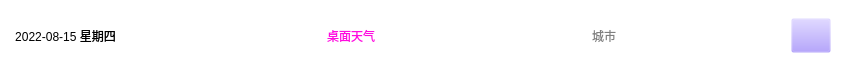
    <widget class="QWidget" name="widget_4" native="true">
     <property name="geometry">
      <rect>
       <x>0</x>
       <y>0</y>
       <width>851</width>
       <height>71</height>
      </rect>
     </property>
     <property name="styleSheet">
      <string notr="true">background-color: rgba(0, 170, 255,0);</string>
     </property>
     <layout class="QHBoxLayout" name="horizontalLayout_4">
      <property name="leftMargin">
       <number>15</number>
      </property>
      <property name="rightMargin">
       <number>20</number>
      </property>
      <item>
       <widget class="QLabel" name="lblDate">
        <property name="styleSheet">
         <string notr="true">font: 15pt &quot;Arial&quot;;
background-color: rgba(255, 255, 255,0);</string>
        </property>
        <property name="text">
         <string>2022-08-15 星期四</string>
        </property>
        <property name="alignment">
         <set>Qt::AlignCenter</set>
        </property>
       </widget>
      </item>
      <item>
       <spacer name="horizontalSpacer_3">
        <property name="orientation">
         <enum>Qt::Horizontal</enum>
        </property>
        <property name="sizeHint" stdset="0">
         <size>
          <width>40</width>
          <height>20</height>
         </size>
        </property>
       </spacer>
      </item>
      <item>
       <widget class="QLabel" name="label">
        <property name="styleSheet">
         <string notr="true">font: 22pt &quot;Viner Hand ITC&quot;;
color:rgb(255, 11, 223)</string>
        </property>
        <property name="text">
         <string>桌面天气</string>
        </property>
        <property name="alignment">
         <set>Qt::AlignCenter</set>
        </property>
       </widget>
      </item>
      <item>
       <spacer name="horizontalSpacer_4">
        <property name="orientation">
         <enum>Qt::Horizontal</enum>
        </property>
        <property name="sizeHint" stdset="0">
         <size>
          <width>40</width>
          <height>20</height>
         </size>
        </property>
       </spacer>
      </item>
      <item>
       <widget class="QLineEdit" name="leCity">
        <property name="minimumSize">
         <size>
          <width>200</width>
          <height>0</height>
         </size>
        </property>
        <property name="maximumSize">
         <size>
          <width>200</width>
          <height>16777215</height>
         </size>
        </property>
        <property name="styleSheet">
         <string notr="true">font: 14pt &quot;Microsoft YaHei UI&quot;;
background-color: rgb(255, 255, 255);
border-radius: 4px;
padding: 1px 5px</string>
        </property>
        <property name="placeholderText">
         <string>城市</string>
        </property>
       </widget>
      </item>
      <item>
       <widget class="QPushButton" name="btnSearch">
        <property name="minimumSize">
         <size>
          <width>40</width>
          <height>35</height>
         </size>
        </property>
        <property name="styleSheet">
         <string notr="true">background-color: rgba(157, 133, 255,0);</string>
        </property>
        <property name="text">
         <string/>
        </property>
        <property name="icon">
         <iconset resource="res.qrc">
          <normaloff>:/res/search.png</normaloff>:/res/search.png</iconset>
        </property>
       </widget>
      </item>
     </layout>
    </widget>
